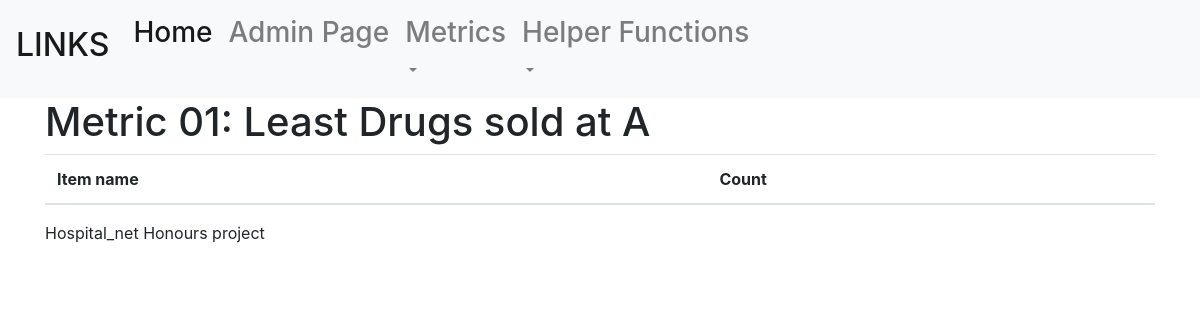
Before: /metric_01/ with the older database file.
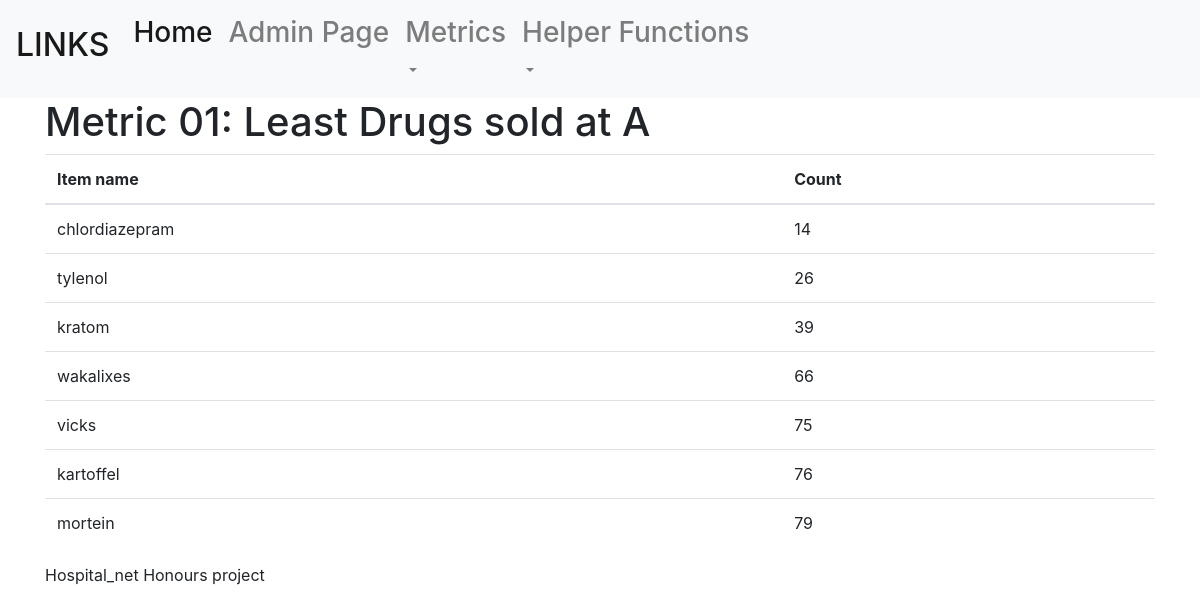
After: the same page with the newer database file.
### hospital/models.py (models this page shows)
class hosp_req(models.Model):
    itemname = models.CharField(max_length=200)
    quantity = models.IntegerField()
    hosp_name = models.CharField(choices=hospital_names, max_length=10)
    date = models.DateField(verbose_name="Date of change")
    def __str__(self):
        return "{}, {}, {}".format(self.itemname, self.hosp_name, self.quantity)
    class Meta:
        unique_together = ("itemname", "hosp_name", "date")

### hospital_net/views.py (the view)
# urls.py: path('metric_01/', views.metric_01_viewpage),
def metric_01_viewpage(request, hospital='A'):
    counts = dict()
    start = time.time()
    for i in range(8):
        date = datetime.date.today() - datetime.timedelta(days=i)
        objs = hosp_req.objects.filter(hosp_name=hospital, date=date)
        print(hospital)
        print(date)
        print(objs)
        for obj in objs:
            if obj.itemname not in counts.keys():
                counts[obj.itemname] = obj.quantity
            else:
                counts[obj.itemname]+=obj.quantity
    end = time.time()-start
    counts = dict(sorted(counts.items(), key=lambda item: item[1]))
    print(counts)
    return render(request, 'hospital/metric_01.html', context={"objs": counts, "hospital": hospital, "exectime": end})

### hospital/templates/hospital/metric_01.html
{% extends "hospital/base.html" %}
{% block content %}
    <h1>
        Metric 01: Least Drugs sold at {{hospital}}
    </h1>
    <table class="table">
        <thead>
            <tr>
                <th scope="col">Item name</th>
                <th scope="col">Count</th>
            </tr>
        </thead>
        <tbody>
        {% for key,value in objs.items %}
            <tr>
                <td>{{ key }}</td>
                <td>{{ value }}</td>
            </tr>
        {% endfor %}
        </tbody>
        </table>
{% endblock content %}

### hospital/templates/hospital/base.html (shortened to what this page needs)
<!DOCTYPE html>
<html>
    <head>
        <link rel="stylesheet" href="https://stackpath.bootstrapcdn.com/bootstrap/4.5.0/css/bootstrap.min.css">
    </head>
    <body>
        <nav class="navbar navbar-expand-lg navbar-light bg-light">
            <a class="navbar-brand" href="#"><h2> LINKS </h2></a>
            <div class="collapse navbar-collapse" id="navbarSupportedContent">
                <ul class="navbar-nav mr-auto">
                <li class="nav-item active">
                    <a class="nav-link" href="/">
                    <h3> Home </h3>
                    <span class="sr-only">(current)</span></a>
                </li>
                <li class="nav-item">
                    <a class="nav-link" href="/admin"><h3> Admin Page </h3></a>
                </li>
                <li class="nav-item dropdown">
                    <a class="nav-link dropdown-toggle" href="#" id="navbarDropdown" role="button" data-toggle="dropdown" aria-haspopup="true" aria-expanded="false">
                    <h3> Metrics </h3>
                    </a>
                </li>
                <li class="nav-item dropdown">
                    <a class="nav-link dropdown-toggle" href="#" id="navbarDropdown" role="button" data-toggle="dropdown" aria-haspopup="true" aria-expanded="false">
                    <h3> Helper Functions </h3>
                    </a>
            </li>
                </ul>
            </div>
            </nav>
        <div id="site-wrapper">
            <div class="container">
            {% block content %}{% endblock content %}
            </div>
        </div>
        <div class="footer">
            <div class="container">
                <p>Hospital_net Honours project</p>
            </div>
        </div>
    </body>
</html>

Changed rows visible on the page:
added hosp_req: objs "chlordiazepram"
added hosp_req: objs "tylenol"
added hosp_req: objs "kratom"
added hosp_req: objs "wakalixes"
added hosp_req: objs "vicks"
added hosp_req: objs "kartoffel"
added hosp_req: objs "mortein"
Other visible differences:
new list line: "14"
new list line: "26"
new list line: "39"
new list line: "66"
new list line: "75"
new list line: "76"
new list line: "79"
